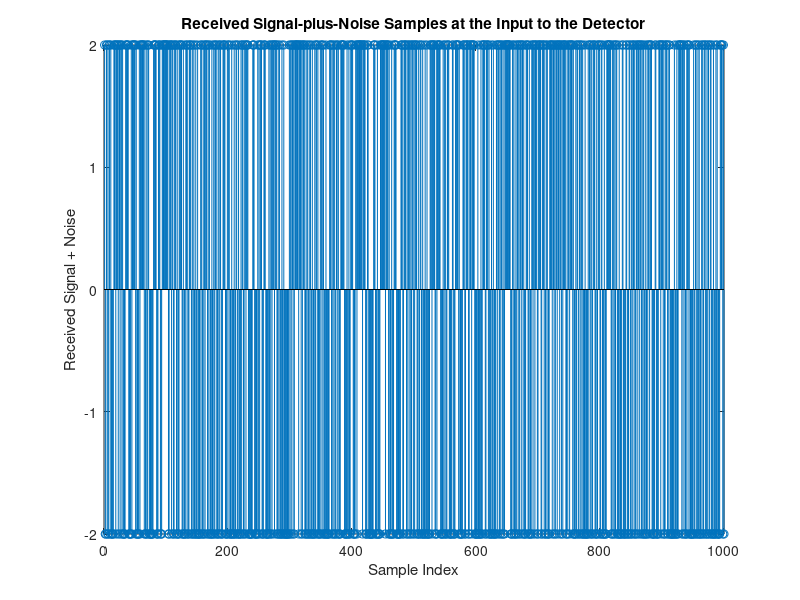

This chart was generated by the following MATLAB code:
num_symbols = 10000;
% Generate random quaternary symbols (-3, -1, 1, 3)
symbols = 2 * (randi([0, 1], 1, num_symbols) * 2 - 1);
% Noise variance
noise_variance = 0; % Setting noise variance to 0
% Generate Gaussian noise with zero mean and specified variance
noise = sqrt(noise_variance) * randn(1, num_symbols);
% Add noise to the symbols
received_symbols = symbols + noise;
% Decision rule: Demodulation
decoded_symbols = zeros(size(received_symbols));
decoded_symbols(received_symbols < -2) = -3;
decoded_symbols(received_symbols >= -2 & received_symbols < 0) = -1;
decoded_symbols(received_symbols >= 0 & received_symbols < 2) = 1;
decoded_symbols(received_symbols >= 2) = 3;
% Calculate the symbol error rate from simulation
symbol_errors = sum(decoded_symbols ~= symbols);
simulated_symbol_error_rate = symbol_errors / num_symbols;
% Theoretical symbol error rate for QPAM with no noise
theoretical_symbol_error_rate = 0;
% Display simulated and theoretical symbol error rates
fprintf('Simulated Symbol Error Rate: %.6f\n', simulated_symbol_error_rate);
fprintf('Theoretical Symbol Error Rate: %.6f\n', theoretical_symbol_error_rate);
% Plot 1000 received signal-plus-noise samples
samples_to_plot = 1000;
if samples_to_plot > num_symbols
 samples_to_plot = num_symbols;
end
figure;
stem(1:samples_to_plot, received_symbols(1:samples_to_plot));
xlabel('Sample Index');
ylabel('Received Signal + Noise');
title('Received Signal-plus-Noise Samples at the Input to the Detector');